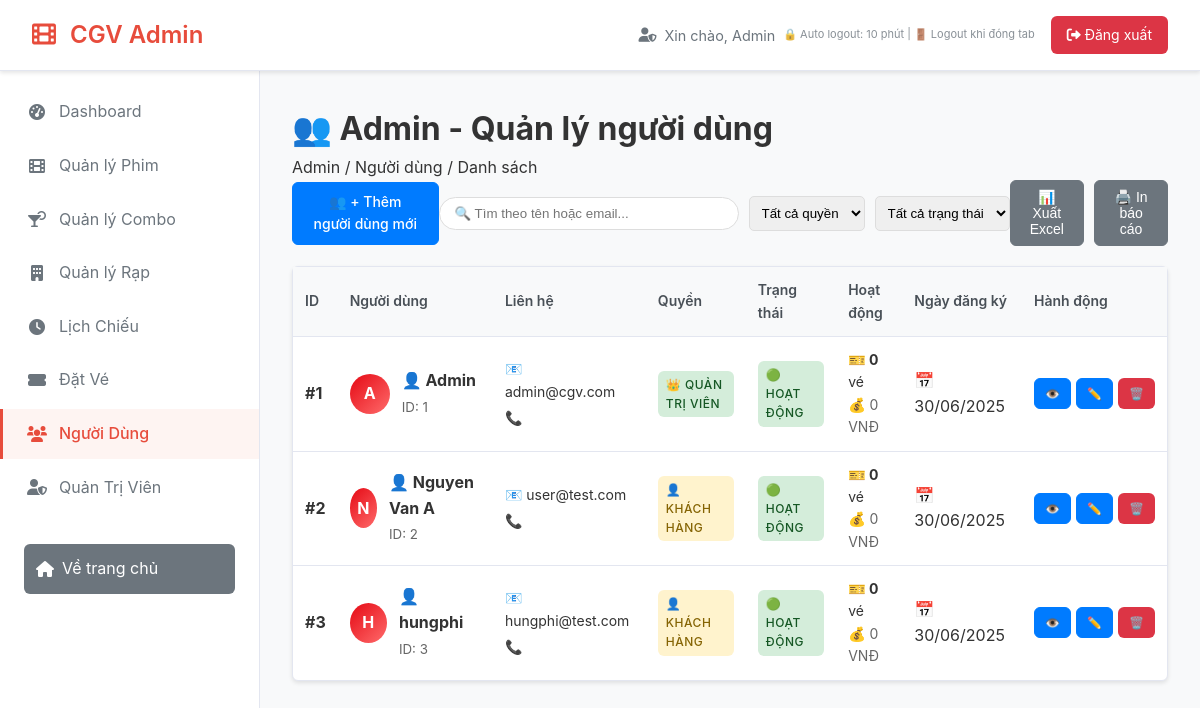
Page /admin/index.php?page=users (signed in) on the committed database.
### tables this page shows
CREATE TABLE users (
    id INT AUTO_INCREMENT PRIMARY KEY,
    name VARCHAR(100) NOT NULL,
    email VARCHAR(100) NOT NULL UNIQUE,
    password VARCHAR(255) NOT NULL,
    phone VARCHAR(20),
    role ENUM('user', 'admin') DEFAULT 'user',
    status ENUM('active', 'blocked', 'deleted') DEFAULT 'active',
    created_at TIMESTAMP DEFAULT CURRENT_TIMESTAMP
);

### admin/pages/admin_users.php (the view, shortened to what this page needs)
<?php
$action = isset($_GET['action']) ? $_GET['action'] : 'list';
$user_id = isset($_GET['id']) ? intval($_GET['id']) : 0;
if ($action == 'add' || $action == 'edit') {
    $user = null;
    if ($action == 'edit' && $user_id > 0) {
        $check_column_sql = "SHOW COLUMNS FROM users LIKE 'status'";
        $check_result = mysqli_query($conn, $check_column_sql);
        $has_status = mysqli_num_rows($check_result) > 0;
        if ($has_status) {
            $sql = "SELECT * FROM users WHERE id = ? AND (status != 'deleted' OR status IS NULL)";
        } else {
            $sql = "SELECT * FROM users WHERE id = ?";
        }
        $stmt = $conn->prepare($sql);
        if ($stmt === false) {
            echo '<script>alert("❌ Lỗi database: ' . addslashes($conn->error) . '"); window.location.href = "?page=users";</script>';
            exit;
        }
        $stmt->bind_param("i", $user_id);
        $stmt->execute();
        $result = $stmt->get_result();
        $user = $result->fetch_assoc();
        if (!$user) {
            echo '<script>alert("Không tìm thấy người dùng này!"); window.location.href = "?page=users";</script>';
            exit;
        }
        $stmt->close();
    }
?>
<div class="content-header">
    <h1 class="content-title">👥 Admin - <?php echo $action == 'add' ? 'Thêm người dùng mới' : 'Chỉnh sửa người dùng'; ?></h1>
    <div class="breadcrumb">Admin / Người dùng / <?php echo $action == 'add' ? 'Thêm mới' : 'Chỉnh sửa'; ?></div>
</div>
<div class="card">
    <div class="card-body">
        <form method="POST">
            <div style="display: grid; grid-template-columns: 1fr 1fr; gap: 20px; margin-bottom: 20px;">
                <div class="form-group">
                    <label class="form-label">Họ tên *</label>
                    <input type="text" name="name" class="form-control"
                           value="<?php echo $user ? htmlspecialchars($user['name']) : ''; ?>"
                           required placeholder="VD: Nguyễn Văn A">
                </div>
                <div class="form-group">
                    <label class="form-label">Email *</label>
                    <input type="email" name="email" class="form-control"
                           value="<?php echo $user ? htmlspecialchars($user['email']) : ''; ?>"
                           required placeholder="VD: user@example.com">
                </div>
            </div>
            <div style="display: grid; grid-template-columns: 1fr 1fr; gap: 20px; margin-bottom: 20px;">
                <div class="form-group">
                    <label class="form-label">Số điện thoại</label>
                    <input type="tel" name="phone" class="form-control"
                           value="<?php echo $user ? htmlspecialchars($user['phone']) : ''; ?>"
                           placeholder="VD: 0901234567">
                </div>
                <div class="form-group">
                    <label class="form-label">Quyền</label>
                    <select name="role" class="form-control">
                        <option value="user" <?php echo ($user && $user['role'] == 'user') ? 'selected' : ''; ?>>👤 Khách hàng</option>
                        <option value="admin" <?php echo ($user && $user['role'] == 'admin') ? 'selected' : ''; ?>>👑 Quản trị viên</option>
                    </select>
                </div>
            </div>
            <?php if ($action == 'edit'): ?>
            <div style="display: grid; grid-template-columns: 1fr 1fr; gap: 20px; margin-bottom: 20px;">
                <div class="form-group">
                    <label class="form-label">Trạng thái</label>
                    <select name="status" class="form-control">
                        <option value="active" <?php echo ($user && isset($user['status']) && $user['status'] == 'active') ? 'selected' : 'selected'; ?>>🟢 Hoạt động</option>
                        <option value="blocked" <?php echo ($user && isset($user['status']) && $user['status'] == 'blocked') ? 'selected' : ''; ?>>🔴 Khóa tài khoản</option>
                    </select>
                </div>
                <div class="form-group">
                    <label class="form-label">Mật khẩu (để trống nếu không đổi)</label>
                    <input type="password" name="password" class="form-control" placeholder="Nhập mật khẩu mới...">
                </div>
            </div>
            <?php else: ?>
            <div class="form-group">
                <label class="form-label">Mật khẩu *</label>
                <input type="password" name="password" class="form-control" required placeholder="Nhập mật khẩu...">
            </div>
            <?php endif; ?>
            <div style="display: flex; gap: 10px; justify-content: center; margin-top: 30px;">
                <button type="submit" class="btn btn-primary">
                    <?php echo $action == 'add' ? '👥 Thêm người dùng' : '💾 Cập nhật'; ?>
                </button>
                <a href="?page=users" class="btn btn-secondary">❌ Hủy</a>
            </div>
        </form>
    </div>
</div>
<?php } else { ?>
<div class="content-header">
    <h1 class="content-title">👥 Admin - Quản lý người dùng</h1>
    <div class="breadcrumb">Admin / Người dùng / Danh sách</div>
</div>
<div style="margin-bottom: 20px; display: flex; justify-content: space-between; align-items: center;">
    <a href="?page=users&action=add" class="btn btn-primary">👥 + Thêm người dùng mới</a>
    <div style="display: flex; gap: 10px; align-items: center;">
        <input type="text" placeholder="🔍 Tìm theo tên hoặc email..."
               style="padding: 8px 15px; border: 1px solid #ddd; border-radius: 20px; width: 300px;"
               onkeyup="searchUsers(this)">
        <select id="filter-role" style="padding: 8px; border: 1px solid #ddd; border-radius: 5px;" onchange="filterUsers()">
            <option value="">Tất cả quyền</option>
        </select>
        <select id="filter-status" style="padding: 8px; border: 1px solid #ddd; border-radius: 5px;" onchange="filterUsers()">
            <option value="">Tất cả trạng thái</option>
        </select>
    </div>
    <div style="display: flex; gap: 10px;">
        <button onclick="exportUsers()" class="btn btn-secondary">📊 Xuất Excel</button>
        <button onclick="printUsers()" class="btn btn-secondary">🖨️ In báo cáo</button>
    </div>
</div>
<div class="card">
    <table class="table" id="users-table">
        <thead>
            <tr>
                <th>ID</th>
                <th>Người dùng</th>
                <th>Liên hệ</th>
                <th>Quyền</th>
                <th>Trạng thái</th>
                <th>Hoạt động</th>
                <th>Ngày đăng ký</th>
                <th>Hành động</th>
            </tr>
        </thead>
        <tbody>
            <?php
            $structure_sql = "DESCRIBE users";
            $structure_result = mysqli_query($conn, $structure_sql);
            $has_status_column = false;
            if ($structure_result) {
                while ($row = mysqli_fetch_assoc($structure_result)) {
                    if ($row['Field'] == 'status') {
                        $has_status_column = true;
                        break;
                    }
                }
            }
            if ($has_status_column) {
                $sql = "SELECT u.*,
                               (SELECT COUNT(*) FROM bookings WHERE user_id = u.id) as total_bookings,
                               (SELECT SUM(total_amount) FROM bookings WHERE user_id = u.id AND payment_status = 'paid') as total_spent
                        FROM users u
                        WHERE (u.status != 'deleted' OR u.status IS NULL)
                        ORDER BY u.created_at DESC";
            } else {
                $sql = "SELECT u.*,
                               (SELECT COUNT(*) FROM bookings WHERE user_id = u.id) as total_bookings,
                               (SELECT SUM(total_amount) FROM bookings WHERE user_id = u.id AND payment_status = 'paid') as total_spent
                        FROM users u
                        ORDER BY u.created_at DESC";
            }
            $result = mysqli_query($conn, $sql);
            if ($result && mysqli_num_rows($result) > 0) {
                while($user = mysqli_fetch_assoc($result)) {
                    $user_status = isset($user['status']) ? $user['status'] : 'active';
                    echo '<tr data-role="' . $user['role'] . '" data-status="' . $user_status . '" data-search="' . strtolower($user['name'] . ' ' . $user['email']) . '">';
                    echo '<td><strong>#' . $user['id'] . '</strong></td>';
                    echo '<td>';
                    echo '<div style="display: flex; align-items: center; gap: 12px;">';
                    echo '<div style="width: 40px; height: 40px; background: linear-gradient(135deg, #e50914, #ff6b6b); border-radius: 50%; display: flex; align-items: center; justify-content: center; color: white; font-size: 16px; font-weight: bold;">';
                    echo strtoupper(substr($user['name'], 0, 1));
                    echo '</div>';
                    echo '<div>';
                    echo '<div style="font-weight: bold; color: #333;">👤 ' . htmlspecialchars($user['name']) . '</div>';
                    echo '<small style="color: #666;">ID: ' . $user['id'] . '</small>';
                    echo '</div>';
                    echo '</div>';
                    echo '</td>';
                    echo '<td>';
                    echo '<div style="font-size: 14px;">';
                    echo '<div style="margin-bottom: 4px;">📧 ' . htmlspecialchars($user['email']) . '</div>';
                    echo '<div style="color: #666;">📞 ' . htmlspecialchars($user['phone']) . '</div>';
                    echo '</div>';
                    echo '</td>';
                    $role_class = $user['role'] == 'admin' ? 'status-confirmed' : 'status-pending';
                    $role_text = $user['role'] == 'admin' ? '👑 Quản trị viên' : '👤 Khách hàng';
                    echo '<td><span class="status-badge ' . $role_class . '">' . $role_text . '</span></td>';
                    $status_class = $user_status == 'active' ? 'status-confirmed' : 'status-cancelled';
                    $status_text = $user_status == 'active' ? '🟢 Hoạt động' : '🔴 Khóa';
                    echo '<td><span class="status-badge ' . $status_class . '">' . $status_text . '</span></td>';
                    echo '<td>';
                    echo '<div style="font-size: 14px;">';
                    echo '<div><strong>🎫 ' . $user['total_bookings'] . '</strong> vé</div>';
                    if ($user['total_spent'] > 0) {
                        echo '<div style="color: #e50914; font-weight: bold;">💰 ' . number_format($user['total_spent'], 0, ',', '.') . ' VNĐ</div>';
                    } else {
                        echo '<div style="color: #666;">💰 0 VNĐ</div>';
                    }
                    echo '</div>';
                    echo '</td>';
                    echo '<td>📅 ' . date('d/m/Y', strtotime($user['created_at'])) . '</td>';
                    echo '<td>';
                    echo '<div style="display: flex; gap: 5px;">';
                    echo '<a href="?page=users&action=detail&id=' . $user['id'] . '" class="btn btn-primary" style="padding: 5px 10px; font-size: 12px;" title="Xem chi tiết">👁️</a>';
                    echo '<a href="?page=users&action=edit&id=' . $user['id'] . '" class="btn btn-primary" style="padding: 5px 10px; font-size: 12px;" title="Chỉnh sửa">✏️</a>';
                    echo '<a href="?page=users&action=delete&id=' . $user['id'] . '" class="btn" style="background-color: #dc3545; color: white; padding: 5px 10px; font-size: 12px;" onclick="return confirm(\'⚠️ Bạn có chắc muốn xóa người dùng này?\')" title="Xóa người dùng">🗑️</a>';
                    echo '</div>';
                    echo '</td>';
                    echo '</tr>';
                }
            }
            ?>
        </tbody>
    </table>
</div>
<?php } ?>

### admin/css/admin.css (style rules this page uses)
* { margin: 0; padding: 0; box-sizing: border-box; }
body { font-family: -apple-system, BlinkMacSystemFont, "Segoe UI", "Roboto", "Oxygen", "Ubuntu", "Cantarell", sans-serif; background-color: #f8f9fa; color: #333; line-height: 1.6; }
.card { background: white; border: 1px solid #e3e6f0; border-radius: 0.375rem; box-shadow: 0 2px 4px rgba(0, 0, 0, 0.1); margin-bottom: 1.5rem; }
.btn { display: inline-flex; align-items: center; gap: 0.5rem; padding: 0.5rem 1rem; border: 1px solid transparent; border-radius: 0.375rem; font-size: 0.875rem; font-weight: 500; text-decoration: none; cursor: pointer; transition: all 0.2s; text-align: center; }
.btn-primary { background: #007bff; border-color: #007bff; color: white; }
.btn-secondary { background: #6c757d; border-color: #6c757d; color: white; }
.table { width: 100%; margin-bottom: 0; border-collapse: collapse; }
.table th { background: #f8f9fa; padding: 0.75rem; border-bottom: 1px solid #e3e6f0; font-weight: 600; color: #495057; font-size: 0.875rem; text-align: left; }
.table td { padding: 0.75rem; border-bottom: 1px solid #e3e6f0; vertical-align: middle; }
.table tbody tr:last-child td { border-bottom: none; }
.status-badge { display: inline-flex; align-items: center; gap: 0.25rem; padding: 0.25rem 0.5rem; border-radius: 0.375rem; font-size: 0.75rem; font-weight: 500; text-transform: uppercase; letter-spacing: 0.5px; }
.status-confirmed { background: #d4edda; color: #155724; }
.status-pending { background: #fff3cd; color: #856404; }

### rows in the picture
users: id "1", name "A", name "Admin", email "admin@cgv.com", role "👑 QUẢN TRỊ VIÊN", status "🟢 HOẠT ĐỘNG", total_bookings "0", created_at "30/06/2025"
users: id "2", name "N", name "Nguyen Van A", email "user@test.com", role "👤 KHÁCH HÀNG", status "🟢 HOẠT ĐỘNG", total_bookings "0", created_at "30/06/2025"
users: id "3", name "H", name "hungphi", email "hungphi@test.com", role "👤 KHÁCH HÀNG", status "🟢 HOẠT ĐỘNG", total_bookings "0", created_at "30/06/2025"

### other values in the picture
$_SESSION['name'] "Admin"
